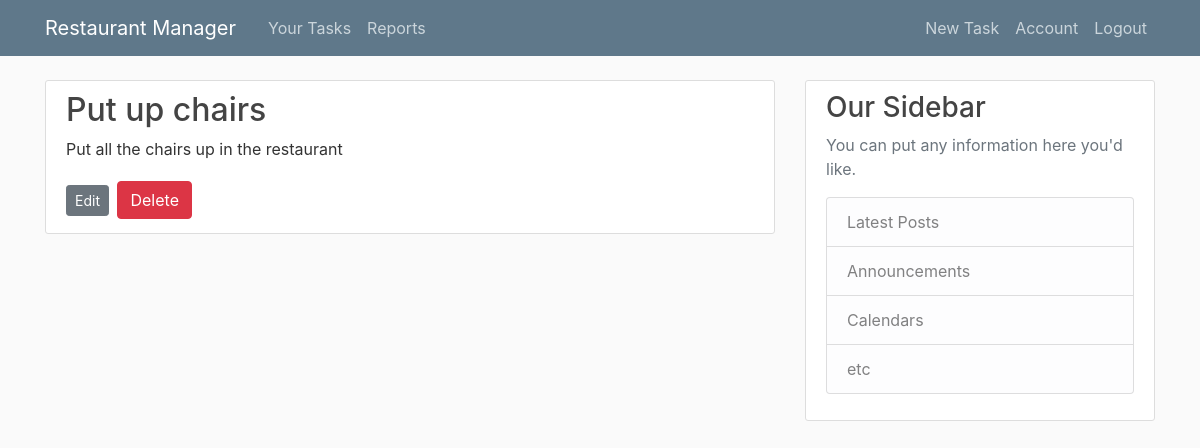
The page /task/9 (signed in) on the database its author committed.
### restaurantmanager/models.py (models this page shows, shortened)
class Task(db.Model):
    id = db.Column(db.Integer, primary_key=True)
    name = db.Column(db.String(30), nullable=False)
    description = db.Column(db.String(250), nullable=True)
    r_id = db.Column(db.Integer, db.ForeignKey('restaurant.id'), nullable=False)

### restaurantmanager/routes.py (the view)
@app.route('/task/<int:task_id>')
@login_required
def task(task_id):
    task = Task.query.get_or_404(task_id)
    return render_template('task.html', title=task.name, task=task)

### restaurantmanager/models.py (called while the page is built)
@login_manager.user_loader
def load_user(user_id):
    return User.query.get(int(user_id))

### restaurantmanager/Templates/task.html (shortened to what this page needs)
{% extends "layout.html" %}
{% block content %}
    <article class="media content-section">
        <div class="media-body">
            <h2 class="article-title" >{{ task.name }}</h2>
            <p class="article-content">{{ task.description }}</p>
            <div>
                <a class="btn btn-secondary btn-sm mt-1 mb-1" href="{{ url_for('update_task', task_id=task.id) }}">Edit</a>
                <button type="button" class="btn btn-danger btn-sm, m-1"  data-toggle="modal" data-target="#deleteModal">Delete</button>
            </div>
        </div>
    </article>
{% endblock content %}

### restaurantmanager/static/main.css (style rules this page uses)
body { background: #fafafa; color: #333333; margin-top: 5rem; }
h1, h2, h3, h4, h5, h6 { color: #444444; }
.content-section { background: #ffffff; padding: 10px 20px; border: 1px solid #dddddd; border-radius: 3px; margin-bottom: 20px; }
.article-title { color: #444444; }
.article-content { white-space: pre-line; }

### rows shown on the page
Task: name "Put up chairs", description "Put all the chairs up in the restaurant"
